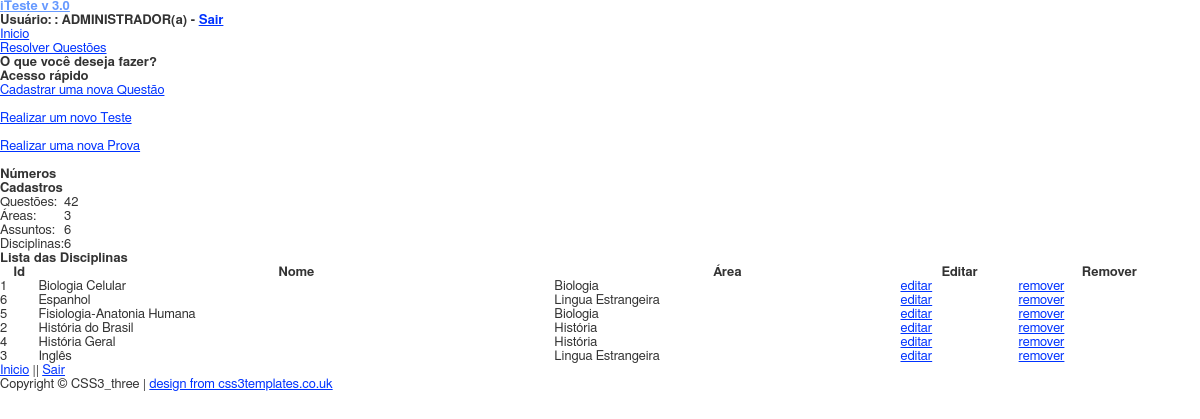
Screenshot of /iTeste/lista_disciplina.php (signed in) with the database file from the repository.
### tables this page shows
CREATE TABLE IF NOT EXISTS `tb_disciplina` (
  `tb_disciplina_id` int(10) unsigned NOT NULL auto_increment,
  `tb_user_id` int(10) unsigned default NULL,
  `tb_disciplina_nome` varchar(30) NOT NULL,
  `tb_disciplina_data_cad` timestamp NOT NULL default CURRENT_TIMESTAMP on update CURRENT_TIMESTAMP,
  PRIMARY KEY  (`tb_disciplina_id`),
  UNIQUE KEY `tb_disciplina_nome` (`tb_disciplina_nome`),
  KEY `tb_user_id` (`tb_user_id`)
);

CREATE TABLE IF NOT EXISTS `tb_area` (
  `tb_area_id` int(10) unsigned NOT NULL auto_increment,
  `tb_user_id` int(10) unsigned default NULL,
  `tb_area_data_cad` timestamp NOT NULL default CURRENT_TIMESTAMP on update CURRENT_TIMESTAMP,
  `tb_area_nome` varchar(30) NOT NULL,
  PRIMARY KEY  (`tb_area_id`),
  UNIQUE KEY `tb_area_nome` (`tb_area_nome`),
  KEY `tb_user_id` (`tb_user_id`)
);

### iTeste/banco.config.php (called while the page is built, shortened)
<?
	$_host  = "localhost";
	$_user  = "root";
	$_senha = "";
	$_banco = "iteste";
?>

### iTeste/banco.con.php (called while the page is built, shortened)
<?
require_once('banco.config.php');
require_once('class/class.banco.php');
	try {
		$banco = new BancodeDados();
		$controller = new Controller($banco);
	} catch(Exception $e) {
		echo $e->getMessage();
		exit;
	}
?>

### iTeste/class/class.controller.php (called while the page is built, shortened)
<?
require_once("class.questao.php");
require_once("class.questao.DAO.php");
require_once("class.area.php");
require_once("class.area.DAO.php");
require_once("class.assunto.php");
require_once("class.assunto.DAO.php");
require_once("class.disciplina.php");
require_once("class.disciplina.DAO.php");
class Controller{
	public $banco;
	public function Controller(BancodeDados $banco) {
		$this->banco = $banco;
	}
	public function recuperarAreaDisciplina($id_disciplina){
		if (strlen($id_disciplina)>0){
			$areaDAO = new AreaDAO();
			$areaDAO->setBancoDados($this->banco);
			return $areaDAO->recuperarAreaDisciplina($id_disciplina);
		}else{
			return null;
		}
	}
	public function recuperarQtdeAreaDAO(){
		$areaDAO = new AreaDAO();
		$areaDAO->setBancoDados($this->banco);
		return $areaDAO->recuperarQtde();
	}
	public function recuperarDisciplinaTodosDAO(){
		$disciplinaDAO = new DisciplinaDAO();
		$disciplinaDAO->setBancoDados($this->banco);
		return $disciplinaDAO->recuperarTodos();
	}
	public function recuperarQtdeDisciplinaTodosDAO(){
		$disciplinaDAO = new DisciplinaDAO();
		$disciplinaDAO->setBancoDados($this->banco);
		return $disciplinaDAO->recuperarQtde();
	}
	public function recuperarQtdeAssuntoTodosDAO(){
		$assuntoDAO = new AssuntoDAO();
		$assuntoDAO->setBancoDados($this->banco);
		return $assuntoDAO->recuperarQtde();
	}
	public function recuperarQtdeQuestaoTodosDAO(){
		$questaoDAO = new QuestaoDAO();
		$questaoDAO->setBancoDados($this->banco);
		return $questaoDAO->recuperarQtde();
	}
}
?>

### iTeste/class/class.DAO.php (called while the page is built)
<?
class DAO {
	public $banco;
	public function setBancoDados(BancodeDados $banco) {
		$this->banco = $banco;
	}
	public function getBancoDados() {
		return $this->banco;
	}
}
?>

### iTeste/class/class.questao.DAO.php (called while the page is built, shortened)
<?php
require_once("class.DAO.php");
class QuestaoDAO extends DAO {
	public function recuperarQtde() {
		$banco = $this->getBancoDados();
		$sql = "SELECT count(*) AS qtde
				FROM tb_questao";
		$retorno = $banco->executaSQL($sql);
		if($retorno != NULL) {
			$linha = mysql_fetch_array($retorno);
			return $linha['qtde'];
		} else {
			throw new Exception("Erro em query da recupera��o da qtde do questao");
		}
	}
}
?>

### iTeste/class/class.banco.php (called while the page is built, shortened)
<?
class BancodeDados {
	private $host;
	private $usuario;
	private $senha;
	private $conexao;
	public function BancodeDados() {
		global $_host;
		global $_user;
		global $_senha;
		$this->host     	= $_host;
		$this->usuario 		= $_user;
		$this->senha		= $_senha;
	}
	public function conecta() {
		$this->conexao = mysql_connect($this->host, $this->usuario,$this->senha);
		return $this->conexao;
	}
	public function executaSQL($sql) {
		$retorno = mysql_query($sql,$this->conexao);
		return $retorno;
	}
	public function fetchArray($resultado) {
		$retorno = mysql_fetch_array($resultado);
		return $retorno;
	}
	public function numRows($resultado) {
		return @mysql_num_rows($resultado);
	}
}
?>

### iTeste/class/class.area.DAO.php (called while the page is built, shortened)
<?php
class AreaDAO extends DAO {
public function recuperarAreaDisciplina( $id_disciplina ){
		$query ="SELECT *
				FROM tb_area
				WHERE tb_area_id = (SELECT tb_area_id
									FROM tb_disciplina_and_tb_area
									WHERE tb_disciplina_id = $id_disciplina)";
		$banco = $this->getBancoDados();
		$area = NULL;
		$retorno = $banco->executaSQL($query);
		if($retorno != NULL) {
			while($linha = $banco->fetchArray($retorno)) {
				$area = new Area();
				$area->setId($linha['tb_area_id']);
				$area->setNome($linha['tb_area_nome']);
				$area->setUsuario($linha["tb_user_id"]);
			}
			return $area;
		} else {
			throw new Exception("Erro ao recuperar área ($query)");
		}
	}
	public function recuperarQtde() {
		$banco = $this->getBancoDados();
		$sql = "SELECT count(*) AS qtde
				FROM tb_area";
		$retorno = $banco->executaSQL($sql);
		if($retorno != NULL) {
			$linha = mysql_fetch_array($retorno);
			return $linha['qtde'];
		} else {
			throw new Exception("Erro em query da recuperação de qtde de area ");
		}
	}
}
?>

### iTeste/class/class.assunto.DAO.php (called while the page is built, shortened)
<?php
require_once("class.DAO.php");
class AssuntoDAO extends DAO {
	public function recuperarQtde() {
		$banco = $this->getBancoDados();
		$sql = "SELECT count(*) AS qtde
				FROM tb_assunto";
		$retorno = $banco->executaSQL($sql);
		if($retorno != NULL) {
			$linha = mysql_fetch_array($retorno);
			return $linha['qtde'];
		} else {
			throw new Exception("Erro em query da recuperação da qtde do assunto");
		}
	}
}
?>

### iTeste/class/class.disciplina.DAO.php (called while the page is built, shortened)
<?
require_once("class.DAO.php");
class DisciplinaDAO extends DAO {
	public function recuperarDisciplina($id_disciplina){
		$query ="SELECT tb_disciplina.tb_disciplina_nome    	AS disciplina,
						tb_disciplina.tb_user_id        		AS usuario,
						tb_disciplina.tb_disciplina_data_cad    AS data
				FROM tb_disciplina
				WHERE tb_disciplina.tb_disciplina_id = '$id_disciplina' ";
		$banco = $this->getBancoDados();
		$disciplina = NULL;
		$retorno = $banco->executaSQL($query);
		if($retorno != NULL) {
			while($linha = $banco->fetchArray($retorno)) {
				$disciplina = new Disciplina();
				$disciplina->setId($id_disciplina);
				$disciplina->setNome($linha['disciplina']);
				$disciplina->setUsuario($linha["usuario"]);
				$disciplina->setData($linha["data"]);
			}
			$query2 = "SELECT tb_area_id AS area_id
				   FROM tb_disciplina_and_tb_area
				   WHERE tb_disciplina_id = '$id_disciplina'";
			$retorno2 = $banco->executaSQL($query2);
			$linha2 = $banco->fetchArray($retorno2);
			$disciplina->setIdArea($linha2['area_id']);
			return $disciplina;
		} else {
			throw new Exception("Erro ao recuperar Disciplina ($query)");
		}
	}
	public function recuperarTodos() {
		$banco = $this->getBancoDados();
		$sql = "SELECT tb_disciplina_id
				FROM tb_disciplina
				ORDER BY tb_disciplina_nome ASC";
		$retorno = $banco->executaSQL($sql);
		if($retorno != NULL) {
			$i = "0";
			while($linha = mysql_fetch_array($retorno)) {
				$disciplinas[$i++] = $this->recuperarDisciplina($linha["tb_disciplina_id"]);
			}
			return $disciplinas;
		} else {
			throw new Exception("Erro em query da recuperaçãode todas as disciplinas. ($sql)");
		}
	}
	public function recuperarQtde() {
		$banco = $this->getBancoDados();
		$sql = "SELECT count(*) AS qtde
				FROM tb_disciplina";
		$retorno = $banco->executaSQL($sql);
		if($retorno != NULL) {
			$linha = mysql_fetch_array($retorno);
			return $linha['qtde'];
		} else {
			throw new Exception("Erro em query da recupeção da qtde de disciplinas");
		}
	}
}
?>

### iTeste/class/class.disciplina.php (called while the page is built, shortened)
<?
class Disciplina {
	private $id				= "";
	private $nome			= "";
	function getId(){
		return $this->id;
	}
	function setId($id){
		$this->id = $id;
	}
	function getNome(){
		return $this->nome;
	}
	function setNome($nome){
		$this->nome = $nome;
	}
}
?>

### iTeste/class/class.area.php (called while the page is built, shortened)
<?
class Area {
	private $nome				= "";
	function getNome(){
		return $this->nome;
	}
	function setNome($nome){
		$this->nome = $nome;
	}
}
?>

### iTeste/lista_disciplina.php (the view, shortened to what this page needs)
<?
require_once('class/class.controller.php');
require_once "banco.con.php";
if ($_SESSION['validacao'] == "1" && ($_SESSION['user_tipo'] == "1" || $_SESSION['user_tipo'] == "2" ))
{
?>
<!DOCTYPE HTML>
<html>
<head>
  <link rel="stylesheet" type="text/css" href="css/style.css" />
</head>
<body>
  <div id="main">
    <header>
      <div id="logo">
        <h1><a href="<?php echo $_SESSION['user_url'];?>"><span class="logo_colour">i</span>Teste v 3.0</a></h1>
      <p><h3>Usuário: <?php echo $_SESSION['usuario_nome'];?> : <?php echo $_SESSION['user_tipo_nome'];?> - <a href="logout.php">Sair</a></h3> </p>
      </div>
      <nav>
        <ul class="sf-menu" id="nav">
          <li><a href="<?php echo $_SESSION['user_url'];?>">Inicio</a></li>
          <li><a href="#">Resolver Questões</a>
          </li>
        </ul>
      </nav>
    </header>
    <div id="site_content">
      <div id="sidebar_container">
        <div class="sidebar">
          <h1>O que você deseja fazer?</h1>
          <h2>Acesso rápido</h2>
          <a  href="cadastra_questao.php">Cadastrar uma nova Questão</a><br></br>
		  <a  href="resolve_teste.php">Realizar um novo Teste</a><br></br>
		  <a  href="elabora_prova.php">Realizar uma nova Prova</a><br></br>
        </div>
        <div class="sidebar">
          <h1>Números</h1>
          <h2>Cadastros</h2>
          <table>
           <tr>
		 	 <td>Questões:</td>
		 	 <td> <?php echo $controller->recuperarQtdeQuestaoTodosDAO(); ?></td>
		  </tr>
		  <tr>
		  	<td>Áreas:</td>
		  	<td> <?php echo $controller->recuperarQtdeAreaDAO(); ?></td>
		  </tr>
		  <tr>
		  	<td>Assuntos:</td>
		  	<td> <?php echo $controller->recuperarQtdeAssuntoTodosDAO(); ?></td>
		  </tr>
		  <tr>
		  	<td>Disciplinas:</td>
		  	<td><?php echo $controller->recuperarQtdeDisciplinaTodosDAO(); ?></td>
		  </tr>
		  </table>
        </div>
      </div>
      <div id="content">
        <div id="content_item">
         <h2>Lista das Disciplinas</h2>
         <?php $disciplinas = $controller->recuperarDisciplinaTodosDAO();
          echo "<table style='width:100%; border-spacing:0;'>";
          echo "<tr><th>Id</th><th>Nome</th><th>Área</th><th>Editar</th><th>Remover</th></tr>";
          	   	for ($i = 0; $i < count($disciplinas); $i++){
          		$areanome = $controller->recuperarAreaDisciplina($disciplinas[$i]->getId())->getNome();
				echo "<tr><td>".$disciplinas[$i]->getId()."</td><td>".$disciplinas[$i]->getNome()."</td><td>".$areanome."</td></td>
				<td><a href='editar_disciplina.php?id=".base64_encode($disciplinas[$i]->getId())."'>editar</a></td>
				<td><a href='remove.php?id=".base64_encode($disciplinas[$i]->getId())."&tipo=".base64_encode('4')."'>remover</a></td></tr>";
          	}
          ?>
           </table>
        </div>
      </div>
    </div>
    <footer>
      <p><a href="<?php echo $_SESSION['user_url'];?> ">Inicio</a> || <a href="logout.php">Sair</a></p>
      <p>Copyright &copy; CSS3_three | <a href="http://www.css3templates.co.uk">design from css3templates.co.uk</a></p>
    </footer>
  </div>
</body>
</html>
<?php }
?>

### iTeste/css/style.css (style rules this page uses)
html, body, body div, span, object, iframe, h1, h2, h3, h4, h5, h6, p, blockquote, pre, abbr, address, cite, code, del, dfn, em, img, ins, kbd, q, samp, small, strong, sub, sup, var, b, i, dl, dt, dd, ol, ul, li, fieldset, form, label, legend, table, caption, tbody, tfoot, thead, tr, th, td, article, aside, figure, footer, header, hgroup, menu, nav, section, time, mark, audio, video { margin: 0; padding: 0; border: 0; outline: 0; font-size: 100%; vertical-align: baseline; background: transparent; }
article, aside, figure, footer, header, hgroup, nav, section { display: block; }
html { overflow-y: scroll; }
ul { list-style: none; }
a { margin: 0; padding: 0; font-size: 100%; vertical-align: baseline; background: transparent; }
table { border-collapse: collapse; border-spacing: 0; }
th { font-weight: bold; vertical-align: bottom; }
td { font-weight: normal; vertical-align: top; }
table { font-size: inherit; font: 100%; }
strong, th { font-weight: bold; }
td, td img { vertical-align: top; }
body { font: 13px Helmet, Freesans, sans-serif; }
body, select, input, textarea { color: #333; }
a { color: #03f; }
a:link { -webkit-tap-highlight-color: #fcd700; }

### rows the page displays
tb_disciplina: tb_disciplina_id "1", tb_disciplina_nome "Biologia Celular", tb_disciplina_id.tb_user_id "Biologia"
tb_disciplina: tb_disciplina_id "6", tb_disciplina_nome "Espanhol", tb_disciplina_id.tb_user_id "Lingua Estrangeira"
tb_disciplina: tb_disciplina_id "5", tb_disciplina_nome "Fisiologia-Anatonia Humana", tb_disciplina_id.tb_user_id "Biologia"
tb_disciplina: tb_disciplina_id "2", tb_disciplina_nome "História do Brasil", tb_disciplina_id.tb_user_id "História"
tb_disciplina: tb_disciplina_id "4", tb_disciplina_nome "História Geral", tb_disciplina_id.tb_user_id "História"
tb_disciplina: tb_disciplina_id "3", tb_disciplina_nome "Inglês", tb_disciplina_id.tb_user_id "Lingua Estrangeira"

### other values shown
$_SESSION['user_tipo_nome'] "ADMINISTRADOR(a)"
$controller->recuperarQtdeQuestaoTodosDAO() "42"
$controller->recuperarQtdeAreaDAO() "3"
$controller->recuperarQtdeAssuntoTodosDAO() "6"
$controller->recuperarQtdeDisciplinaTodosDAO() "6"
